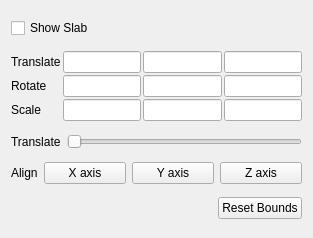
<ui version="4.0" >
 <class>pqSlabWidget</class>
 <widget class="QWidget" name="pqSlabWidget" >
  <property name="geometry" >
   <rect>
    <x>0</x>
    <y>0</y>
    <width>313</width>
    <height>238</height>
   </rect>
  </property>
  <property name="windowTitle" >
   <string>Form</string>
  </property>
  <layout class="QVBoxLayout" name="verticalLayout" >
   <item>
    <widget class="QCheckBox" name="show3DWidget" >
     <property name="text" >
      <string>Show Slab</string>
     </property>
    </widget>
   </item>
   <item>
    <layout class="QGridLayout" >
     <property name="spacing" >
      <number>2</number>
     </property>
     <item row="0" column="0" >
      <widget class="QLabel" name="label" >
       <property name="text" >
        <string>Translate</string>
       </property>
      </widget>
     </item>
     <item row="0" column="1" >
      <widget class="pqLineEdit" name="positionX" />
     </item>
     <item row="0" column="2" >
      <widget class="pqLineEdit" name="positionY" />
     </item>
     <item row="0" column="3" >
      <widget class="pqLineEdit" name="positionZ" />
     </item>
     <item row="1" column="0" >
      <widget class="QLabel" name="label_2" >
       <property name="text" >
        <string>Rotate</string>
       </property>
      </widget>
     </item>
     <item row="1" column="1" >
      <widget class="pqLineEdit" name="rotationX" />
     </item>
     <item row="1" column="2" >
      <widget class="pqLineEdit" name="rotationY" />
     </item>
     <item row="1" column="3" >
      <widget class="pqLineEdit" name="rotationZ" />
     </item>
     <item row="2" column="0" >
      <widget class="QLabel" name="label_3" >
       <property name="text" >
        <string>Scale</string>
       </property>
      </widget>
     </item>
     <item row="2" column="1" >
      <widget class="pqLineEdit" name="scaleX" />
     </item>
     <item row="2" column="2" >
      <widget class="pqLineEdit" name="scaleY" />
     </item>
     <item row="2" column="3" >
      <widget class="pqLineEdit" name="scaleZ" />
     </item>
    </layout>
   </item>
   <item>
    <layout class="QHBoxLayout" name="horizontalLayout" >
     <item>
      <widget class="QLabel" name="label_5" >
       <property name="text" >
        <string>Translate</string>
       </property>
      </widget>
     </item>
     <item>
      <widget class="QSlider" name="slider" >
       <property name="sizePolicy" >
        <sizepolicy vsizetype="Fixed" hsizetype="MinimumExpanding" >
         <horstretch>0</horstretch>
         <verstretch>0</verstretch>
        </sizepolicy>
       </property>
       <property name="minimumSize" >
        <size>
         <width>0</width>
         <height>0</height>
        </size>
       </property>
       <property name="orientation" >
        <enum>Qt::Horizontal</enum>
       </property>
      </widget>
     </item>
    </layout>
   </item>
   <item>
    <layout class="QHBoxLayout" name="horizontalLayout_4" >
     <item>
      <widget class="QLabel" name="label_4" >
       <property name="sizePolicy" >
        <sizepolicy vsizetype="Preferred" hsizetype="Maximum" >
         <horstretch>0</horstretch>
         <verstretch>0</verstretch>
        </sizepolicy>
       </property>
       <property name="text" >
        <string>Align</string>
       </property>
      </widget>
     </item>
     <item>
      <widget class="QPushButton" name="xAxis" >
       <property name="sizePolicy" >
        <sizepolicy vsizetype="Fixed" hsizetype="Expanding" >
         <horstretch>0</horstretch>
         <verstretch>0</verstretch>
        </sizepolicy>
       </property>
       <property name="text" >
        <string>X axis</string>
       </property>
      </widget>
     </item>
     <item>
      <widget class="QPushButton" name="yAxis" >
       <property name="sizePolicy" >
        <sizepolicy vsizetype="Fixed" hsizetype="Expanding" >
         <horstretch>0</horstretch>
         <verstretch>0</verstretch>
        </sizepolicy>
       </property>
       <property name="text" >
        <string>Y axis</string>
       </property>
      </widget>
     </item>
     <item>
      <widget class="QPushButton" name="zAxis" >
       <property name="sizePolicy" >
        <sizepolicy vsizetype="Fixed" hsizetype="Expanding" >
         <horstretch>0</horstretch>
         <verstretch>0</verstretch>
        </sizepolicy>
       </property>
       <property name="text" >
        <string>Z axis</string>
       </property>
      </widget>
     </item>
    </layout>
   </item>
   <item>
    <layout class="QHBoxLayout" name="horizontalLayout_3" >
     <item>
      <spacer name="spacer" >
       <property name="orientation" >
        <enum>Qt::Horizontal</enum>
       </property>
       <property name="sizeHint" stdset="0" >
        <size>
         <width>40</width>
         <height>20</height>
        </size>
       </property>
      </spacer>
     </item>
     <item>
      <widget class="QPushButton" name="resetBounds" >
       <property name="text" >
        <string>Reset Bounds</string>
       </property>
      </widget>
     </item>
    </layout>
   </item>
  </layout>
 </widget>
 <customwidgets>
  <customwidget>
   <class>pqLineEdit</class>
   <extends>QLineEdit</extends>
   <header>pqLineEdit.h</header>
  </customwidget>
 </customwidgets>
 <resources/>
 <connections/>
</ui>
